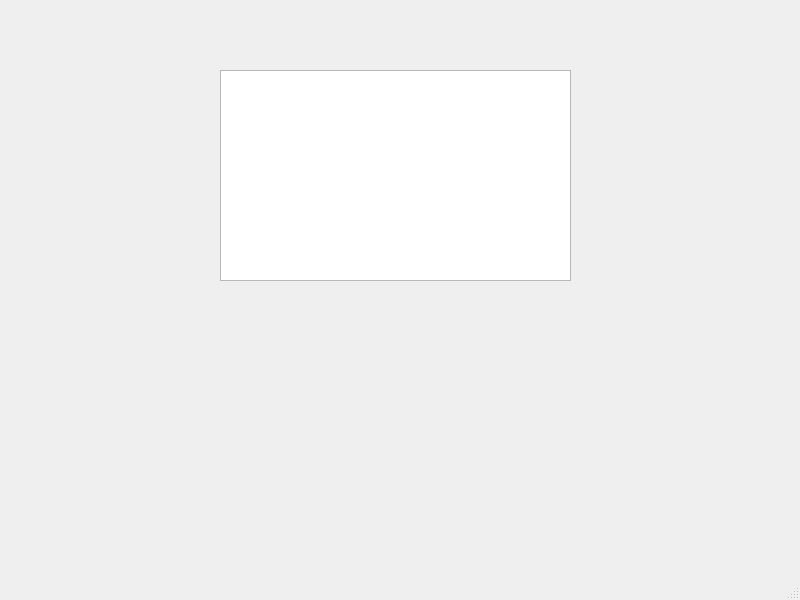
<?xml version="1.0" encoding="UTF-8"?>
<ui version="4.0">
 <class>MainWindow</class>
 <widget class="QMainWindow" name="MainWindow">
  <property name="geometry">
   <rect>
    <x>0</x>
    <y>0</y>
    <width>800</width>
    <height>600</height>
   </rect>
  </property>
  <property name="windowTitle">
   <string>MainWindow</string>
  </property>
  <widget class="QWidget" name="centralwidget">
   <widget class="QTextBrowser" name="textBrowser">
    <property name="geometry">
     <rect>
      <x>220</x>
      <y>70</y>
      <width>351</width>
      <height>211</height>
     </rect>
    </property>
   </widget>
  </widget>
  <widget class="QMenuBar" name="menubar">
   <property name="geometry">
    <rect>
     <x>0</x>
     <y>0</y>
     <width>800</width>
     <height>24</height>
    </rect>
   </property>
  </widget>
  <widget class="QStatusBar" name="statusbar"/>
 </widget>
 <resources/>
 <connections/>
</ui>
